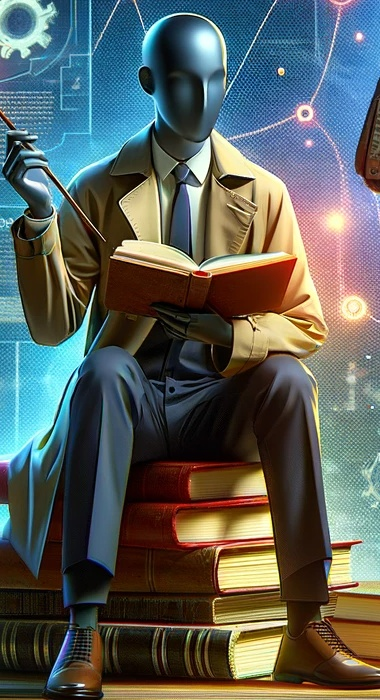
#> input picture sample_out_cropped.jpg, 380 x 700 px
$ python Edge_detector.py
#> lines starting #> are read from the running program, lines starting #| are printed output that depends on the picture; after the words box and inside, x2 and y2 are one past the last pixel; in counts of white or black regions, pixels touching at a corner belong together
import cv2 as cv
import os

import numpy as np

# Read image
img = cv.imread(os.path.join('.', 'sample_out_cropped.jpg'))
#> img is the input picture: shape (700, 380, 3); mean B, G, R 91.6, 96.1, 90

# Edge detector
# It works by detecting areas of high gradient (intensity change) in the image, which typically correspond to edges.

edged_img = cv.Canny(img,threshold1= 100, threshold2= 420, apertureSize=3, L2gradient= True)
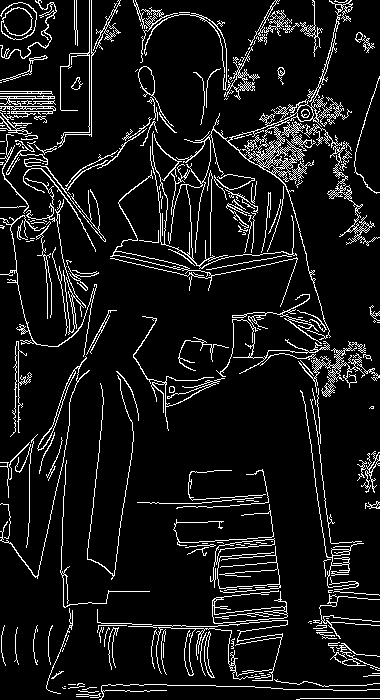
#> edged_img: shape (700, 380); 9.1% white in thin lines or dots
"""
threshold1: First threshold for the hysteresis procedure. This is used for edge linking.
threshold2: Second threshold for the hysteresis procedure. This is used for edge segment selection.
apertureSize: Aperture size for the Sobel operator (optional). Default is 3.
L2gradient: Flag indicating whether a more accurate L2 norm should be used to calculate image gradients (optional).
Default is False, which uses the L1 norm.
"""

# Dilate Image - Dilation is a process that expands the boundaries of objects in an image. It is useful for accentuating
# features in an image and is often used in conjunction with other morphological operations like erosion, opening, and closing.

dilated_img = cv.dilate(edged_img, np.ones((4,4), dtype=np.int8))
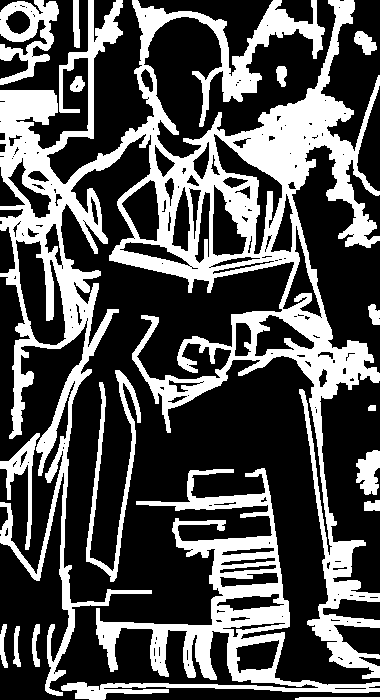
#> dilated_img: shape (700, 380); 32.6% white; 17 white regions, largest, box (x1, y1, x2, y2) and area: (0, 0, 380, 696) 63442, (61, 468, 380, 700) 14754, (0, 0, 59, 85) 2415


cv.imshow('Original Image', img)
cv.imshow('Edge detector', edged_img)
cv.imshow('Dilated image', dilated_img)
cv.waitKey(0)
cv.destroyAllWindows()
